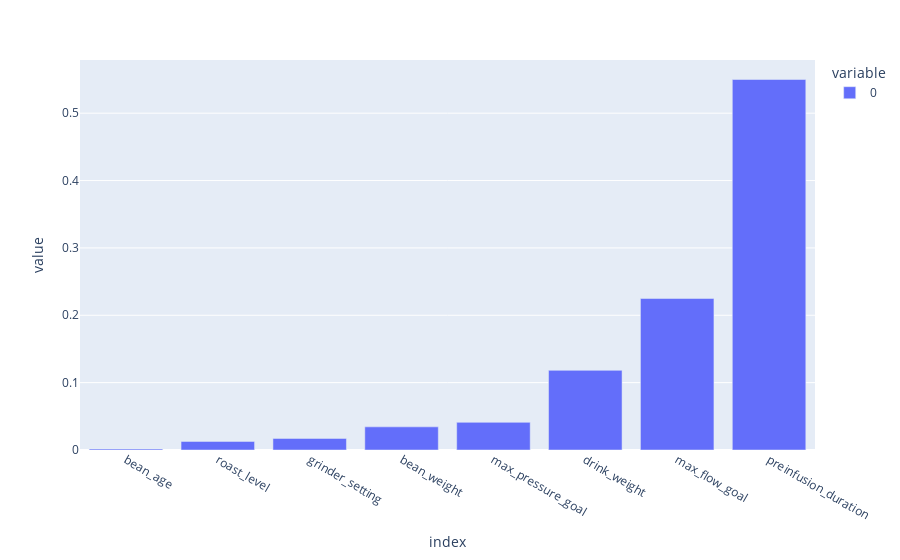

Write notebook code for a chart like this one.
### Code cell
px.bar(pd.Series(models["RandomForestRegressor"].feature_importances_, index=X.columns).sort_values())

### Figure 1 — Plotly figure (JSON) as saved in the notebook; plotly's stock layout.template omitted (floating-point values rounded to 4 significant figures)
{"data": [{"alignmentgroup": "True", "hovertemplate": "variable=0<br>index=%{x}<br>value=%{y}<extra></extra>", "legendgroup": "0", "marker": {"color": "#636efa", "pattern": {"shape": ""}}, "name": "0", "offsetgroup": "0", "orientation": "v", "showlegend": true, "textposition": "auto", "type": "bar", "x": ["bean_age", "roast_level", "grinder_setting", "bean_weight", "max_pressure_goal", "drink_weight", "max_flow_goal", "preinfusion_duration"], "xaxis": "x", "y": [0.001582, 0.01275, 0.01717, 0.03435, 0.04105, 0.1182, 0.2249, 0.55], "yaxis": "y"}], "layout": {"autosize": true, "barmode": "relative", "legend": {"title": {"text": "variable"}, "tracegroupgap": 0}, "margin": {"t": 60}, "xaxis": {"anchor": "y", "autorange": true, "domain": [0, 1], "range": [-0.5, 7.5], "title": {"text": "index"}, "type": "category"}, "yaxis": {"anchor": "x", "autorange": true, "domain": [0, 1], "range": [0, 0.5789], "title": {"text": "value"}, "type": "linear"}}}
